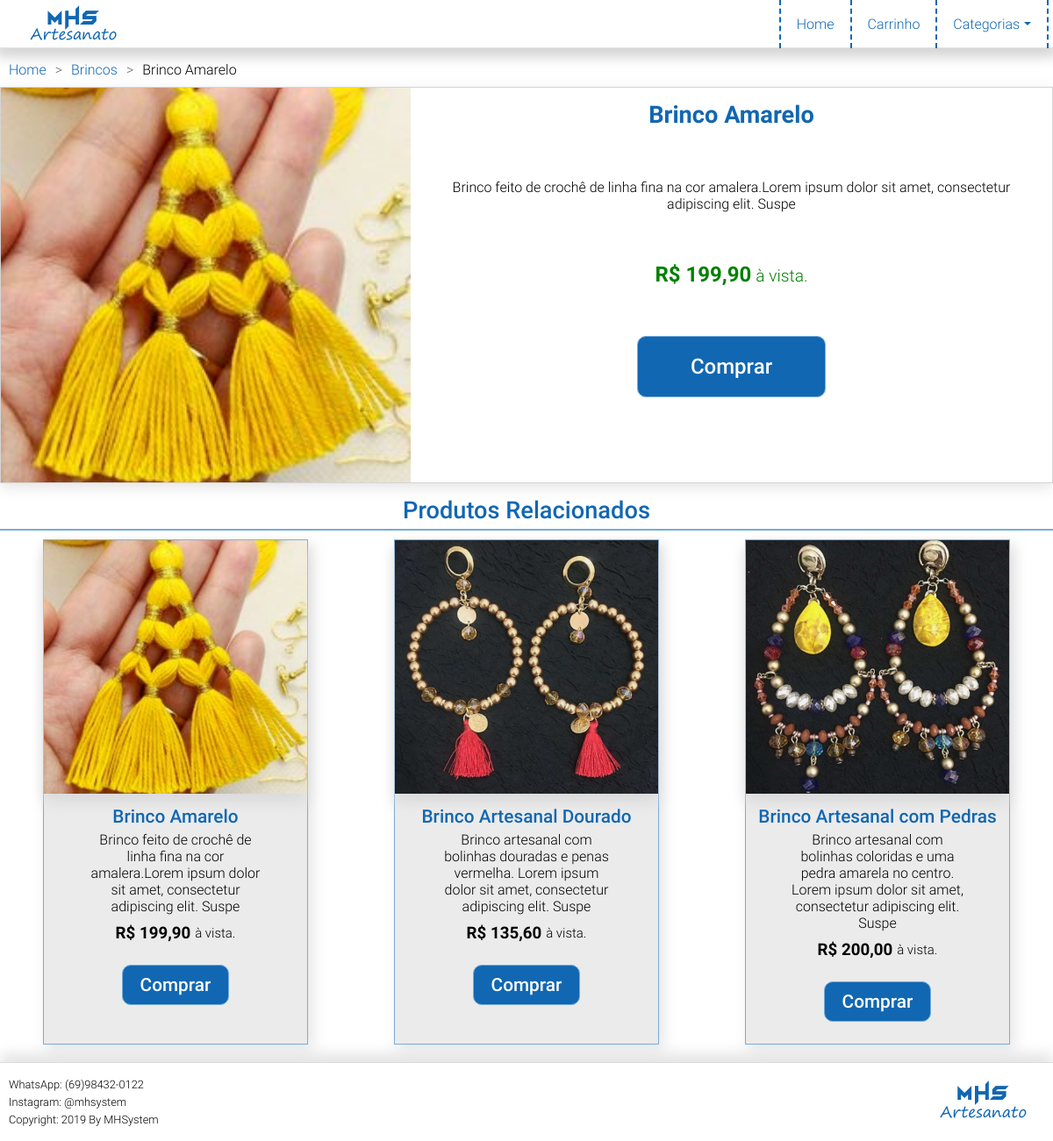
Screenshot of /home/produto/brinco-amarelo with the database file from the repository.
### tables this page shows
CREATE TABLE `tb_produtos` (
  `id_produto` int(11) NOT NULL,
  `nome` varchar(50) DEFAULT NULL,
  `descricao` varchar(150) DEFAULT NULL,
  `preco` float DEFAULT NULL,
  `link_img` varchar(60) DEFAULT NULL,
  `categoria_id` int(11) NOT NULL
);

CREATE TABLE `tb_categorias` (
  `id_categoria` int(11) NOT NULL,
  `nome_categoria` varchar(50) DEFAULT NULL
);

### Controllers/ControllerHome.class.php (called while the page is built, shortened)
<?php
    class ControllerHome extends ControllerHelper{
        public function produto($produto){
            $modelHome = new ModelHome();
            $dados = $modelHome->getProduto($produto);
            $categoria = array(0 => $dados[0]['nome_categoria']);
            $dados['produtos_relacionados'] = $modelHome->getProdutosCategoria($categoria);
            $this->loadTemplate("Produto", $dados);
        }
    }
?>

### Controllers/Controller.class.php (called while the page is built, shortened)
<?php
    class Controller{
        public function run(){
            $url = isset($_GET['url']) ? $_GET['url'] : "/";
            $url = explode('/', $url);
            $metodoAtual = "";
            $parametros = array();
            if($url[0] != ""){
                array_shift($url);
                if (isset($url[0]) && !empty($url[0])){
                    $metodoAtual = $url[0];
                    array_shift($url);
                }else{
                    $metodoAtual = "index";
                }
                if (count($url) > 0){
                    $parametros = $url;
                }
            }else{
                $controllerAtual = "ControllerHome";
                $metodoAtual = "index";
            }
            $control = new $controllerAtual();
            call_user_func_array(array($control, $metodoAtual), array ($parametros));
        }
    }
?>

### index.php (called while the page is built, shortened)
<?php
    $controller = new Controller();
    $controller->run();
?>

### Models/ModelHome.class.php (called while the page is built, shortened)
<?php
    class ModelHome{
        private $instancia;
        public function __construct(){
            $this->instancia = Banco::instanciar();
        }
        public function getProduto($nome){
            $produto = $nome[0];
            $dados = array();
            $sql = "SELECT p.id_produto, p.nome, p.descricao, p.preco, p.link_img, c.nome_categoria FROM tb_produtos AS p INNER JOIN tb_categorias AS c WHERE link_img = '$produto' AND p.categoria_id = c.id_categoria";
            $sql = $this->instancia->prepare($sql);
            $sql->execute();
            if ($sql->rowCount() > 0){
                $dados = $sql->fetchAll();
            }
            return $dados;
        }
        public function getProdutosCategoria($categoria){
            $categoria = $categoria[0];
            $dados = array();
            $sql = "SELECT id_produto, nome, descricao, preco, link_img FROM tb_produtos WHERE (SELECT id_categoria FROM tb_categorias WHERE nome_categoria = '$categoria') = categoria_id";
            $sql = $this->instancia->prepare($sql);
            $sql->execute();
            if ($sql->rowCount() > 0){
                $dados = $sql->fetchAll();
            }
            $dados['categoria'] = $categoria;
            return $dados;
        }
    }
?>

### DataBase/Banco.class.php (called while the page is built)
<?php
    class Banco{
        private static $DSN = "mysql:dbname=mhsartesanato;host=localhost";
        private static $USER = "root";
        private static $PASS = "";
        private static $instance;
        public static function instanciar(){
            if(!self::$instance){
                try{
                    self::$instance = new PDO(self::$DSN, self::$USER, self::$PASS, array(PDO::MYSQL_ATTR_INIT_COMMAND => "SET NAMES utf8"));
                }catch (Exception $e){
                    $e->getMessage();
                    die();
                }
            }
            return self::$instance;
        }
    }
?>

### Views/Produto.php (the view)
<ol class="breadcrumb">
    <a href="http://localhost/mhsartesanato/"><li class="breadcrumb-item">Home</li></a>
    <a href="http://localhost/mhsartesanato/home/listar_produto/<?php echo $viewData[0]['nome_categoria'];?>"><li class="breadcrumb-item"><?php echo ucfirst($viewData[0]['nome_categoria']);?></li></a>
    <li class="breadcrumb-item active"><?php echo $viewData[0]['nome'];?></li>
</ol>
<div class="produto-container">
    <img src="http://localhost/mhsartesanato/Assets/images/produtos/<?php echo $viewData[0]['link_img'];?>.jpg">
    <div class="desc-produto">
        <h2><?php echo $viewData[0]['nome'];?></h2>
        <p><?php echo $viewData[0]['descricao'];?></p>
        <h3>R$ <?php echo number_format($viewData[0]['preco'], 2, ',', ' ');?><span>à vista.</span></h3>
        <form action="http://localhost/mhsartesanato/carrinho" method="post">
            <button class="produto-btn" name="btn" value="<?php echo $viewData[0]['id_produto'];?>">Comprar</button>
        </form>
    </div>
</div>
<div class="lista-produto">
    <h4>Produtos Relacionados</h4>
    <div class="container-produto">
        <?php
        unset($viewData['produtos_relacionados']['categoria']);
        foreach ($viewData['produtos_relacionados'] as $dados){  extract($dados); ?>
            <div class="produto">
                <a href="http://localhost/mhsartesanato/home/produto/<?php echo $link_img ?>"><img src="http://localhost/mhsartesanato/Assets/images/produtos/<?php echo $link_img ?>.jpg"></a>
                <h4><?php echo $nome?></h4>
                <p><?php echo $descricao?></p>
                <h3>R$ <?php echo number_format($preco, 2, ',', ' '); ?><span>à vista.</span></h3>
                <form action="http://localhost/mhsartesanato/carrinho" method="post">
                    <button class="produto-btn" name="btn" value="<?php echo $id_produto;?>">Comprar</button>
                </form>
            </div>
            <?php
        }
        ?>
    </div>
</div>

### Views/Template.php (shortened to what this page needs)
<!DOCTYPE html>
<html lang="pt-br">
    <head>
        <link rel="stylesheet" href="http://localhost/mhsartesanato/Assets/css/style.css">
        <?php if (file_exists("Assets/css/".$view.".css")){ ?>
            <link rel="stylesheet" href="http://localhost/mhsartesanato/Assets/css/<?php echo $view ?>.css">
        <?php }?>
    </head>
    <body>
        <header class="cabecalho">
            <div class="container">
                <a href="http://localhost/mhsartesanato" class="logo"><span>MHS</span>Artesanato</a>
                <nav class="menu">
                    <a class="home-btn" href="http://localhost/mhsartesanato">Home</a>
                    <a class="carrinho-btn" href="http://localhost/mhsartesanato/carrinho">Carrinho</a>
                    <div class="dropdown">
                        <a href="" class="dropdown-btn">Categorias</a>
                    </div>
                </nav>
            </div>
        </header>
        <section class="main-container">
            <?php $this->loadViewInTemplate($view, $viewData); ?>
        </section>
        <footer class="rodape">
            <div class="container">
                <div class="creditos">
                    <span>WhatsApp: (69)98432-0122</span><br>
                    <span>Instagram: @mhsystem</span><br>
                    <span>Copyright: 2019 By MHSystem</span>
                </div>
                <a href="http://localhost/mhsartesanato/" class="logo"><span>MHS</span>Artesanato</a>
            </div>
        </footer>
    </body>
</html>

### Controllers/ControllerHelper.class.php (shortened to what this page needs)
<?php
    class ControllerHelper{
        public function loadTemplate($view, $viewData = array()){
            require("Views/Template.php");
        }
        public function loadViewInTemplate($view, $viewData = array()){
            extract($viewData);
            if(file_exists("Views/".$view.".php")){
                require ("Views/".$view.".php");
            }
        }
    }
?>

### Assets/css/style.css (style rules this page uses)
*, *:before, *:after { margin: 0; padding: 0; outline: 0; list-style: none; text-decoration: none; box-sizing: border-box; font-family: "Roboto"; }
.cabecalho { background: #fff; position: fixed; width: 100%; height: 55px; border-bottom: 1px solid #e3e3e3; box-shadow: 0px 5px 13px 5px rgba(72, 72, 72, 0.23); }
.cabecalho .container { max-width: 1210px; margin: 0 auto; display: flex; flex-wrap: wrap; justify-content: space-between; align-items: center; padding: 0 5px; }
.logo { display: flex; flex-wrap: wrap; justify-content: center; color: #1167B2; font-family: 'Segoe Print'; height: 100%; font-size: 1.1em; cursor: pointer; }
.logo span { text-align: center; width: 100%; font-family: "Vermin Vibes"; font-size: 1.8em; margin-top: 5px; margin-bottom: -15px; letter-spacing: 2px; }
.menu, .dropdown { display: flex; height: 100%; }
.menu a { padding: 18px; color: #1167B2; border-left: 2px dashed #1167B2; }
.dropdown-btn { border-right: 2px dashed #1167B2; }
.dropdown-btn::after { display: inline-block; width: 0; height: 0; margin-left: 0.3em; vertical-align: 0.255em; content: ""; border-top: 0.3em solid; border-right: 0.3em solid transparent; border-bottom: 0; border-left: 0.3em solid transparent; }
ol.breadcrumb { margin-top: 15px; display: flex; flex-wrap: wrap; }
li.breadcrumb-item { padding-left: 10px; color: #1167B2; }
li.breadcrumb-item:after { margin-left: 10px; content: ">"; color: #6d6d6d; }
li.active { color: #000; }
li.active:after { content: ""; }
.main-container { max-width: 1200px; margin: 0 auto; padding-top: 55px; }
.lista-produto { margin: 10px 0; width: 100%; display: flex; flex-wrap: wrap; }
.lista-produto h4 { width: 100%; text-align: center; padding-bottom: 5px; border-bottom: 2px solid #77ABD9; font-size: 1.7em; font-weight: 600; color: #1167B2; }
.container-produto { width: 100%; display: flex; flex-wrap: wrap; justify-content: space-around; align-content: space-around; }
.produto { margin: 10px; background: #EBEBEB; border: 1px solid #77ABD9; text-align: center; padding-bottom: 25px; box-shadow: 5px 5px 15px 0px rgba(169,169,169, 0.3); }
.produto img { max-width: 300px; box-shadow: 0 10px 15px 0px #dbdbdb; margin-bottom: 10px; }
.produto h4 { border: none; font-size: 1.3em; }
.produto p { text-align: center; max-width: 200px; margin: 0 auto; margin-bottom: 10px; }
.produto h3 { margin-bottom: 25px; }
.produto span { font-weight: normal; margin-left: 5px; vertical-align: 1px; font-size: 0.8em; }
.produto-btn { padding: 10px 20px; background-color: #1167B2; border: 1px solid #77ABD9; color: #fff; font-weight: 600; border-radius: 10px; font-size: 1.3em; cursor: pointer; }
.rodape { width: 100%; height: 90px; background-color: #fff; border-top: 1px solid #dbdbdb; box-shadow: 0 -10px 15px 0px #e5e5e5; }
.rodape .logo { padding: 15px 0; margin-right: 0; }
.rodape .container { max-width: 1210px; margin: 0 auto; padding-left: 10px; display: flex; flex-wrap: wrap; justify-content: space-between; align-items: center; height: 100%; }
.rodape .creditos { font-size: 0.8em;line-height: 20px; }

### Assets/css/Produto.css (style rules this page uses)
.produto-container { margin-top: 10px; width: 100%; display: flex; flex-wrap: wrap; justify-content: center; margin-bottom: 15px; border: 1px solid rgba(169,169,169, 0.5); box-shadow: 0px 5px 15px 0px rgba(169,169,169, 0.3); }
.produto-container img { flex: 1; max-width: 500px; }
.desc-produto { flex: 2 0 350px; padding: 0 10px; display: flex; flex-wrap: wrap; justify-content: center; }
.desc-produto h2 { width: 100%; text-align: center; color: #1167B2; font-size: 1.7em; margin-top: 15px; margin-bottom: 10px; }
.desc-produto button { align-self: flex-end; margin-bottom: 50px; padding: 20px 60px; font-size: 1.5em; cursor: pointer; }
.desc-produto p { text-align: center; padding: 0 30px; }
.desc-produto h3 { width: 100%; text-align: center; font-size: 1.5em; color: green; margin-top: 10px; margin-bottom: 10px; }
.desc-produto h3 span { font-weight: normal; padding-left: 5px; font-size: 0.8em; }

### rows the page displays
tb_produtos: categoria.nome_categoria "Brincos", nome "Brinco Amarelo", link_img (picture), descricao "Brinco feito de crochê de linha fina na cor amalera.Lorem ipsum dolor sit amet, consectetur adipiscing elit. Suspe", preco "199,90", $id_produto 4 (drawn)
tb_produtos: link_img (picture), nome "Brinco Artesanal Dourado", descricao "Brinco artesanal com bolinhas douradas e penas vermelha. Lorem ipsum dolor sit amet, consectetur adipiscing elit. Suspe", preco "135,60", $id_produto 12 (drawn)
tb_produtos: link_img (picture), nome "Brinco Artesanal com Pedras", descricao "Brinco artesanal com bolinhas coloridas e uma pedra amarela no centro. Lorem ipsum dolor sit amet, consectetur adipiscing elit. Suspe", preco "200,00", $id_produto 13 (drawn)
